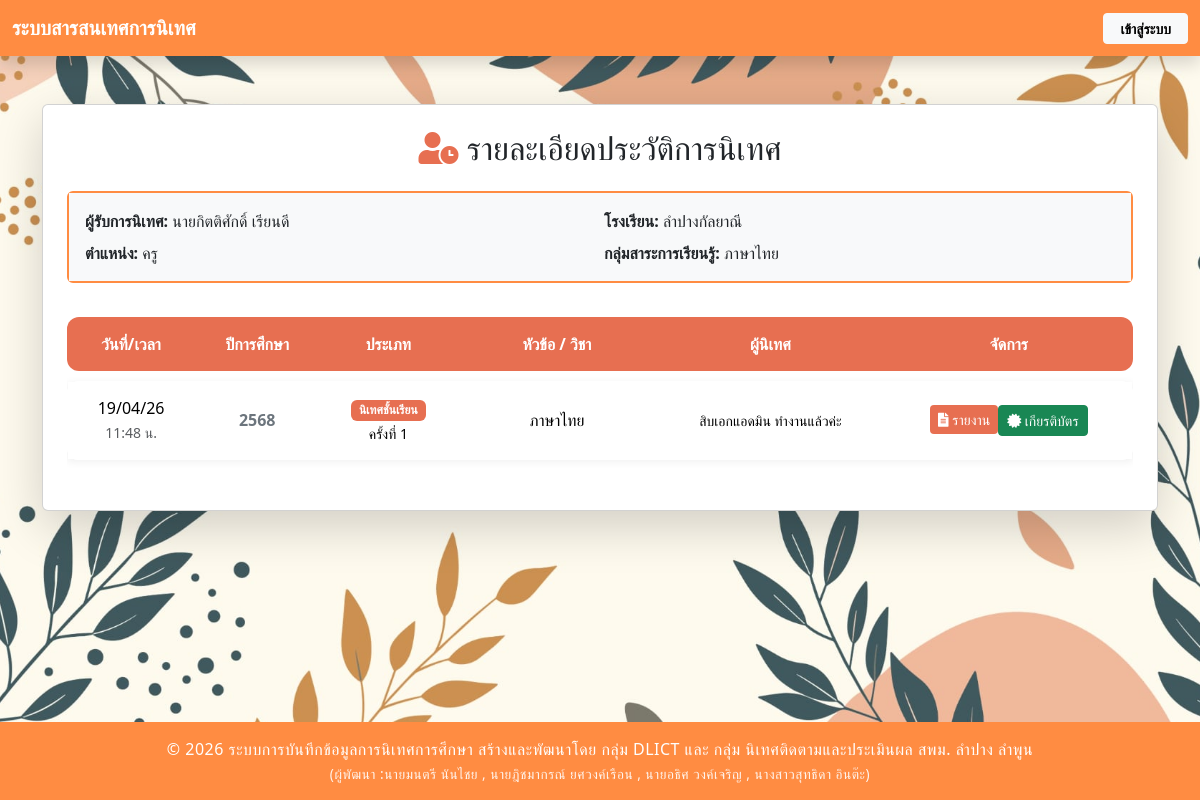
The app's page /session_details.php?teacher_pid=3100100000001 with its own data.
### tables this page shows
CREATE TABLE `school` (
  `school_id` int(11) NOT NULL COMMENT 'รหัสโรงเรียน',
  `school_name` varchar(255) DEFAULT NULL COMMENT 'ชื่อโรงเรียน'
);

CREATE TABLE `position` (
  `position_id` int(11) NOT NULL COMMENT 'รหัสตำแหน่ง',
  `position_name` varchar(255) DEFAULT NULL COMMENT 'ชื่อตำแหน่ง'
);

CREATE TABLE `subject_group` (
  `subjectgroup_id` int(11) NOT NULL COMMENT 'รหัสกลุ่มสาระฯ',
  `subjectgroup_name` varchar(255) DEFAULT NULL COMMENT 'ชื่อกลุ่มสาระการเรียนรู้'
);

### session_details.php (the view, shortened to what this page needs)
<?php
require_once __DIR__ . '/config/db_connect.php';
$is_supervisor = isset($_SESSION['is_logged_in']) && $_SESSION['is_logged_in'] === true;
$teacher_pid = $_GET['teacher_pid'] ?? $_POST['teacher_pid'] ?? null;
$academic_year = $_GET['academic_year'] ?? $_POST['academic_year'] ?? '';
$teacher_info = null;
$results      = [];
try {
    $sql_teacher = "
        SELECT
            CONCAT(IFNULL(p.prefix_name,''), t.f_name, ' ', t.l_name) AS teacher_full_name,
            s.school_name AS SchoolName,
            pos.position_name AS teacher_position,
            sg.subjectgroup_name
        FROM teacher t
        LEFT JOIN prefix p ON t.prefix_id = p.prefix_id
        LEFT JOIN school s ON t.school_id = s.school_id
        LEFT JOIN position pos ON t.position_id = pos.position_id
        LEFT JOIN subject_group sg ON t.subjectgroup_id = sg.subjectgroup_id
        WHERE t.t_pid = :pid
    ";
    $stmt = $conn->prepare($sql_teacher);
    $stmt->execute([':pid' => $teacher_pid]);
    $teacher_info = $stmt->fetch(PDO::FETCH_ASSOC);
    $stmt = $conn->prepare($sql_history);
    $stmt->execute([
        ':pid1' => $teacher_pid,
        ':pid2' => $teacher_pid,
        ':year' => $academic_year
    ]);
    $results = $stmt->fetchAll(PDO::FETCH_ASSOC);
} catch (PDOException $e) {
    die('<div class="alert alert-danger mt-5 text-center">
        เกิดข้อผิดพลาด: ' . htmlspecialchars($e->getMessage()) . '
    </div>');
}
?>
<!DOCTYPE html>
<html lang="th">
<head>
    <link href="https://cdn.jsdelivr.net/npm/bootstrap@5.3.3/dist/css/bootstrap.min.css" rel="stylesheet">
    <link rel="stylesheet" href="https://cdnjs.cloudflare.com/ajax/libs/font-awesome/5.15.4/css/all.min.css">
    <link rel="stylesheet" href="css/styles.css">
</head>
<body class="bg-light d-flex flex-column min-vh-100">
    <?php include 'navbar.php'; ?>
    <div class="container mt-3 mt-md-5">
        <div class="card shadow-lg p-4">
            <h2 class="card-title text-center mb-4">
                <i class="fas fa-user-clock" style="color: var(--warm-primary);"></i> รายละเอียดประวัติการนิเทศ
            </h2>
            <div class="card mb-4" style="border: 2px solid var(--warm-secondary);">
                <div class="card-body bg-light p-3">
                    <div class="row g-2">
                        <div class="col-12 col-md-6">
                            <strong>ผู้รับการนิเทศ:</strong> <?php echo htmlspecialchars($teacher_info['teacher_full_name']); ?>
                        </div>
                        <div class="col-12 col-md-6">
                            <strong>โรงเรียน:</strong> <?php echo htmlspecialchars($teacher_info['SchoolName']); ?>
                        </div>
                        <div class="col-12 col-md-6">
                            <strong>ตำแหน่ง:</strong> <?php echo htmlspecialchars($teacher_info['teacher_position']); ?>
                        </div>
                        <div class="col-12 col-md-6">
                            <strong>กลุ่มสาระการเรียนรู้:</strong> <?php echo htmlspecialchars($teacher_info['subjectgroup_name'] ?? '-'); ?>
                        </div>
                    </div>
                </div>
            </div>
            <div class="table-responsive">
                <table class="table table-modern text-center w-100">
                    <thead>
                        <tr>
                            <th>วันที่/เวลา</th>
                            <th>ปีการศึกษา</th>
                            <th>ประเภท</th>
                            <th>หัวข้อ / วิชา</th>
                            <th>ผู้นิเทศ</th>
                            <th>จัดการ</th>
                        </tr>
                    </thead>
                    <tbody>
                        <?php if (empty($results)) : ?>
                            <tr>
                                <td colspan="5" class="text-center text-danger fw-bold p-4">
                                    ไม่พบประวัติการนิเทศ
                                </td>
                            </tr>
                        <?php else : ?>
                            <?php foreach ($results as $row) : ?>
                                <tr>
                                    <td class="text-center" style="min-width: 90px;">
                                        <?php echo (new DateTime($row['supervision_date']))->format('d/m/y'); ?><br>
                                        <small class="text-muted"><?php echo (new DateTime($row['supervision_date']))->format('H:i'); ?> น.</small>
                                    </td>
                                    <td class="text-center fw-bold text-secondary">
                                        <?php echo htmlspecialchars($row['academic_year'] ?? '-'); ?>
                                    </td>
                                    <td class="text-center" style="min-width: 100px;">
                                        <?php if ($row['session_type'] === 'normal'): ?>
                                            <span class="badge badge-normal">นิเทศชั้นเรียน</span>
                                            <?php if ($row['time_info']): ?><br><small>ครั้งที่ <?php echo $row['time_info']; ?></small><?php endif; ?>
                                        <?php else: ?>
                                            <span class="badge badge-qw">Quick Win</span>
                                        <?php endif; ?>
                                    </td>
                                    <td class="text-center">
                                        <div class="text-wrap mx-auto" style="min-width: 120px;">
                                            <?php echo htmlspecialchars($row['topic'] ?? ''); ?>
                                        </div>
                                    </td>
                                    <td class="text-center">
                                        <small><?php echo htmlspecialchars($row['supervisor_full_name']); ?></small>
                                    </td>
                                    <td class="text-center" style="min-width: 110px;">
                                        <div class="btn-group" role="group">
                                            <?php
                                            $report_action = ($row['session_type'] === 'normal') ? 'supervision_report.php' : 'quickwin_report.php';
                                            $t_id_val = ($row['session_type'] === 'normal') ? $row['teacher_t_pid'] : $row['qw_t_id'];
                                            ?>
                                            <form method="POST" action="<?= $report_action ?>" style="display:inline;" target="_blank">
                                            <button type="submit" class="btn btn-sm btn-warm w-100">
                                                    <i class="fas fa-file-alt"></i> รายงาน
                                                </button>
                                            </form>
                                            <?php if (!$is_supervisor): ?>
                                                <?php if ($row['status'] == 0): ?>
                                                    <form method="POST" action="forms/satisfaction_form.php" style="display:inline;">
                                                        <input type="hidden" name="mode" value="<?= $row['session_type'] ?>">
                                                        <input type="hidden" name="t_pid" value="<?= $t_id_val ?>">
                                                        <?php if ($row['session_type'] === 'normal'): ?>
                                                            <input type="hidden" name="s_pid" value="<?php echo $row['supervisor_p_id']; ?>">
                                                            <input type="hidden" name="sub_code" value="<?php echo $row['subject_code']; ?>">
                                                            <input type="hidden" name="time" value="<?php echo $row['inspection_time']; ?>">
                                                            <input type="hidden" name="academic_year" value="<?php echo $row['academic_year']; ?>">
                                                        <?php else: ?>
                                                            <input type="hidden" name="p_id" value="<?php echo $row['qw_p_id']; ?>">
                                                            <input type="hidden" name="date" value="<?php echo $row['qw_date']; ?>">
                                                            <input type="hidden" name="academic_year" value="<?php echo $row['academic_year']; ?>">
                                                        <?php endif; ?>
                                                        <button type="submit" class="btn btn-sm btn-warning w-100">
                                                            <i class="fas fa-star"></i> ประเมิน
                                                        </button>
                                                    </form>
                                                <?php else: ?>
                                                    <?php $cert_action = ($row['session_type'] === 'normal') ? 'certificate.php' : 'certificate_quickwin.php'; ?>
                                                    <form method="POST" action="<?= $cert_action ?>" style="display:inline;" target="_blank">
                                                        <button type="submit" class="btn btn-sm btn-success w-100">
                                                            <i class="fas fa-certificate"></i> เกียรติบัตร
                                                        </button>
                                                    </form>
                                                <?php endif; ?>
                                            <?php endif; ?>
                                        </div>
                                    </td>
                                </tr>
                            <?php endforeach; ?>
                        <?php endif; ?>
                    </tbody>
                </table>
            </div>
        </div>
    </div>
    <?php include 'footer.php'; ?>
</body>
</html>

### css/styles.css (style rules this page uses)
body { background-image: url('../images/bg001.jpg'); background-size: cover; background-repeat: no-repeat; background-position: center center; background-attachment: fixed; background-color: #f8f9fa; }

### session_details.php (style rules this page uses)
:root { --warm-primary: #e76f51; --warm-secondary: #ff8c42; --warm-light: #ffe8d6; --warm-hover: #d65d40; }
.badge-normal { background-color: var(--warm-primary); color: white; }
.table-modern { border-collapse: separate; border-spacing: 0 10px; }
.table-modern thead th { border: none; background-color: var(--warm-primary); color: #ffffff; font-weight: bold; padding: 15px; }
.table-modern tbody tr { background-color: #ffffff; box-shadow: 0 2px 8px rgba(0,0,0,0.06); transition: all 0.3s ease; }
.table-modern tbody td { border: none; padding: 15px; vertical-align: middle; }
.table-modern tbody td:first-child, .table-modern thead th:first-child { border-top-left-radius: 12px; border-bottom-left-radius: 12px; }
.table-modern tbody td:last-child, .table-modern thead th:last-child { border-top-right-radius: 12px; border-bottom-right-radius: 12px; }
.btn-warm { background-color: var(--warm-primary); color: white; border: none; transition: all 0.3s ease; }

### navbar.php (style rules this page uses)
:root { --primary-color: #ff8c42; }

### records on screen
school: school_name "ลำปางกัลยาณี", position.position_name "ครู", subject_group.subjectgroup_name "ภาษาไทย"

### other values on screen
$teacher_info['teacher_full_name'] "นายกิตติศักดิ์ เรียนดี"
$row['academic_year'] "2568"
$row['time_info'] "1"
$row['topic'] "ภาษาไทย"
$row['supervisor_full_name'] "สิบเอกแอดมิน ทำงานแล้วค่ะ"
